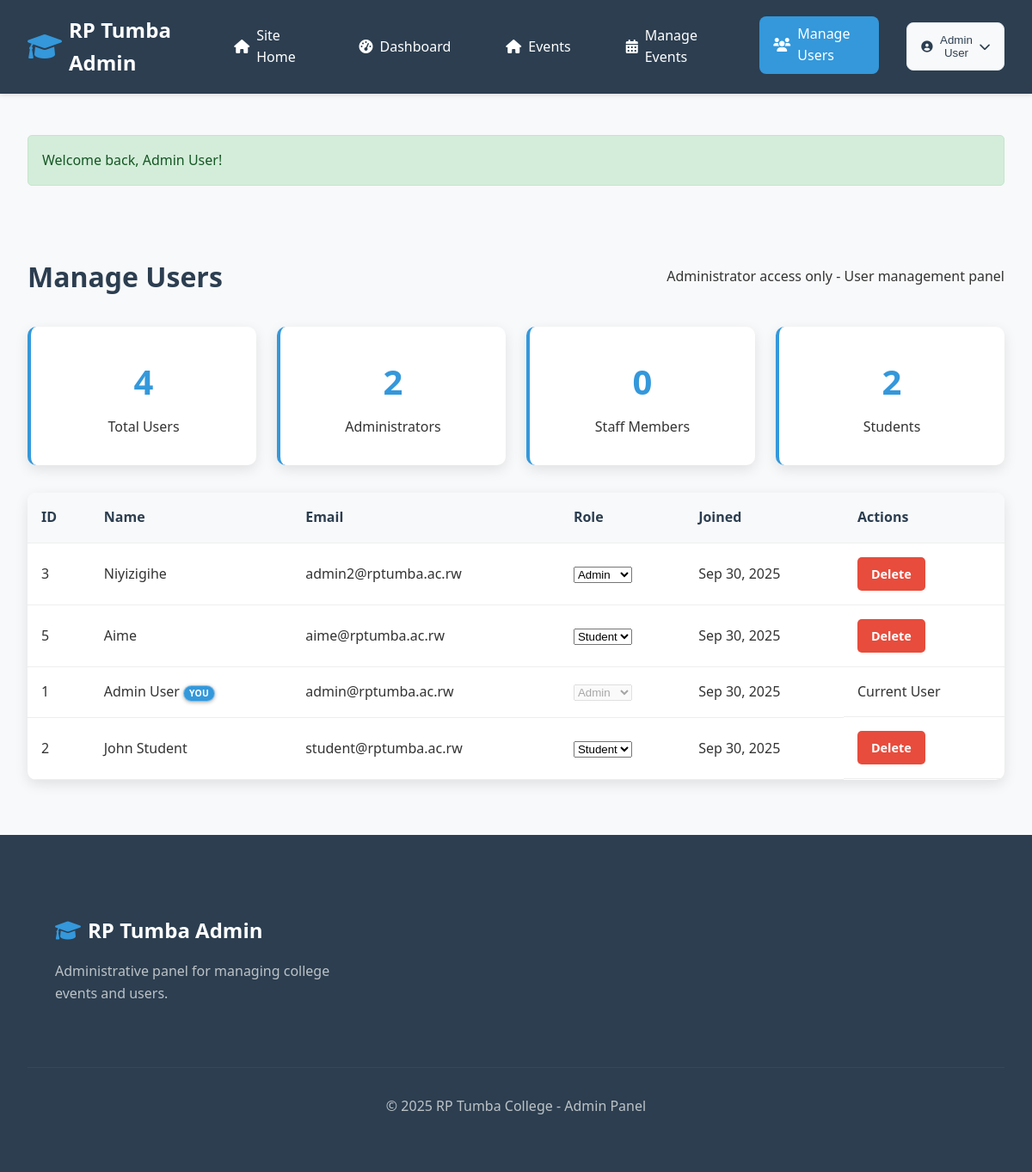
The page /admin/manage-users.php (signed in) on the database its author committed.
### tables this page shows
CREATE TABLE `users` (
  `id` int(11) NOT NULL,
  `name` varchar(100) NOT NULL,
  `email` varchar(100) NOT NULL,
  `password` varchar(255) NOT NULL,
  `role` enum('student','staff','admin') DEFAULT 'student',
  `created_at` timestamp NOT NULL DEFAULT current_timestamp()
);

### admin/manage-users.php (the view, shortened to what this page needs)
<?php
include 'includes/admin-header.php';
$users = $pdo->query("SELECT * FROM users ORDER BY created_at DESC")->fetchAll(PDO::FETCH_ASSOC);
$total_users = count($users);
$admin_count = $pdo->query("SELECT COUNT(*) FROM users WHERE role = 'admin'")->fetchColumn();
$staff_count = $pdo->query("SELECT COUNT(*) FROM users WHERE role = 'staff'")->fetchColumn();
$student_count = $pdo->query("SELECT COUNT(*) FROM users WHERE role = 'student'")->fetchColumn();
?>
<div class="admin-container">
    <div class="admin-header">
        <h1>Manage Users</h1>
        <p>Administrator access only - User management panel</p>
    </div>
    <div class="admin-stats">
        <div class="admin-stat-card">
            <h3><?php echo $total_users; ?></h3>
            <p>Total Users</p>
        </div>
        <div class="admin-stat-card">
            <h3><?php echo $admin_count; ?></h3>
            <p>Administrators</p>
        </div>
        <div class="admin-stat-card">
            <h3><?php echo $staff_count; ?></h3>
            <p>Staff Members</p>
        </div>
        <div class="admin-stat-card">
            <h3><?php echo $student_count; ?></h3>
            <p>Students</p>
        </div>
    </div>
    <div class="admin-table">
        <table>
            <thead>
                <tr>
                    <th>ID</th>
                    <th>Name</th>
                    <th>Email</th>
                    <th>Role</th>
                    <th>Joined</th>
                    <th>Actions</th>
                </tr>
            </thead>
            <tbody>
                <?php if(empty($users)): ?>
                    <tr>
                        <td colspan="6" class="text-center">No users found.</td>
                    </tr>
                <?php else: ?>
                    <?php foreach($users as $user): ?>
                    <tr>
                        <td><?php echo $user['id']; ?></td>
                        <td>
                            <?php echo htmlspecialchars($user['name']); ?>
                            <?php if($user['id'] == $_SESSION['user_id']): ?>
                                <span class="badge" style="background: #3498db;">You</span>
                            <?php endif; ?>
                        </td>
                        <td><?php echo htmlspecialchars($user['email']); ?></td>
                        <td>
                            <form method="POST" class="role-form">
                                <select name="role" onchange="this.form.submit()" <?php echo $user['id'] == $_SESSION['user_id'] ? 'disabled' : ''; ?>>
                                    <option value="student" <?php echo $user['role'] === 'student' ? 'selected' : ''; ?>>Student</option>
                                    <option value="admin" <?php echo $user['role'] === 'admin' ? 'selected' : ''; ?>>Admin</option>
                                </select>
                            </form>
                        </td>
                        <td><?php echo date('M j, Y', strtotime($user['created_at'])); ?></td>
                        <td class="admin-actions">
                            <?php if($user['id'] != $_SESSION['user_id']): ?>
                                <a href="manage-users.php?delete=<?php echo $user['id']; ?>" class="btn btn-sm btn-danger" onclick="return confirm('Are you sure you want to delete this user? This action cannot be undone.')">Delete</a>
                            <?php else: ?>
                                <span class="text-muted">Current User</span>
                            <?php endif; ?>
                        </td>
                    </tr>
                    <?php endforeach; ?>
                <?php endif; ?>
            </tbody>
        </table>
    </div>
</div>
<?php include 'includes/admin-footer.php'; ?>

### assets/css/style.css (style rules this page uses)
* { margin: 0; padding: 0; box-sizing: border-box; }
body { font-family: 'Segoe UI', Tahoma, Geneva, Verdana, sans-serif; line-height: 1.6; color: #333; background-color: #f8f9fa; }
.btn { padding: 0.75rem 1.5rem; border: none; border-radius: 5px; text-decoration: none; display: inline-flex; align-items: center; gap: 0.5rem; font-weight: 600; cursor: pointer; transition: all 0.3s ease; text-align: center; justify-content: center; }
.btn-danger { background: #e74c3c; color: white; }
.btn-sm { padding: 0.5rem 1rem; font-size: 0.9rem; }
.badge { padding: 3px 6px; border-radius: 10px; font-size: 0.65rem; font-weight: 700; text-transform: uppercase; letter-spacing: 0.2px; color: white; box-shadow: 0 1px 4px rgba(0,0,0,0.3); border: 1px solid rgba(255,255,255,0.4); display: inline-flex; align-items: center; justify-content: center; line-height: 1; white-space: nowrap; }
.admin-header { display: flex; justify-content: space-between; align-items: center; margin-bottom: 2rem; flex-wrap: wrap; gap: 1rem; }
.admin-header h1 { color: #2c3e50; }
.admin-stat-card { background: white; padding: 2rem; border-radius: 10px; text-align: center; box-shadow: 0 5px 15px rgba(0,0,0,0.1); }
.admin-stat-card h3 { font-size: 2.5rem; color: #3498db; margin-bottom: 0.5rem; }

### admin/includes/admin-header.php (style rules this page uses)
.admin-container { max-width: 1400px; margin: 0 auto; padding: 2rem; }
.admin-stats { display: grid; grid-template-columns: repeat(auto-fit, minmax(200px, 1fr)); gap: 1.5rem; margin: 2rem 0; }
.admin-stat-card { background: white; padding: 2rem; border-radius: 10px; text-align: center; box-shadow: 0 5px 15px rgba(0,0,0,0.1); border-left: 4px solid #3498db; }
.admin-stat-card h3 { font-size: 2.5rem; color: #3498db; margin-bottom: 0.5rem; }
.admin-table { background: white; border-radius: 10px; overflow: hidden; box-shadow: 0 5px 15px rgba(0,0,0,0.1); margin: 2rem 0; }
.admin-table table { width: 100%; border-collapse: collapse; }
.admin-table th, .admin-table td { padding: 1rem; text-align: left; border-bottom: 1px solid #eee; }
.admin-table th { background: #f8f9fa; font-weight: 600; color: #2c3e50; }
.admin-actions { display: flex; gap: 0.5rem; }
.btn-sm { padding: 0.5rem 1rem; font-size: 0.9rem; }

### rows shown on the page
users: id "3", name "Niyizigihe", email "admin2@rptumba.ac.rw", role "Admin", created_at "Sep 30, 2025"
users: id "5", name "Aime", email "aime@rptumba.ac.rw", role "Student", created_at "Sep 30, 2025"
users: id "1", name "Admin User", shows "YOU", email "admin@rptumba.ac.rw", role "Admin", created_at "Sep 30, 2025", shows "Current User"
users: id "2", name "John Student", email "student@rptumba.ac.rw", role "Student", created_at "Sep 30, 2025"

### other values the page prints
$_SESSION['name'] "Admin User"
$_SESSION['message'] "Welcome back, Admin User!"
$total_users "4"
$admin_count "2"
$staff_count "0"
$student_count "2"
